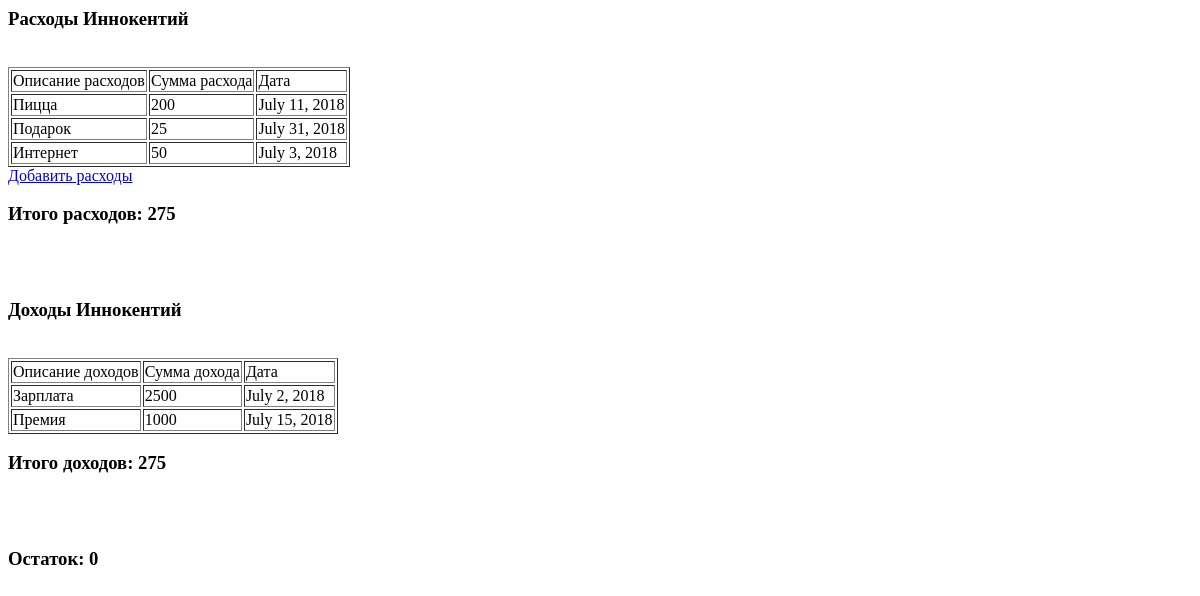
The app's page /person/1/, older data.
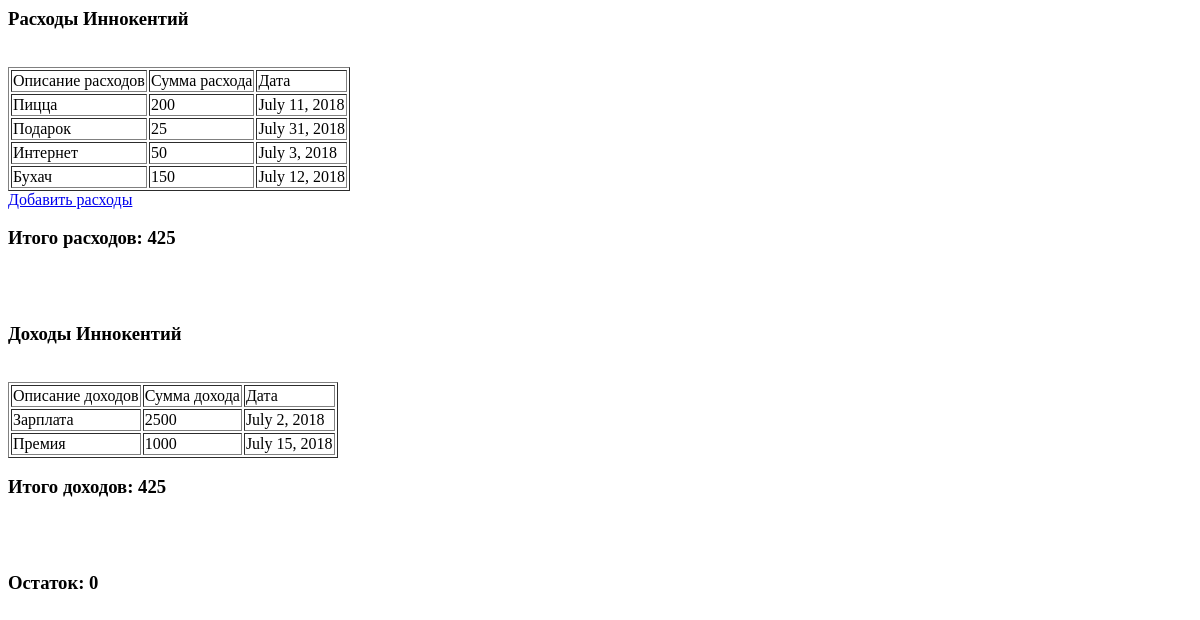
The same page, newer data.
### Main/models.py (models this page shows, shortened)
class Person (models.Model):
    class Meta:
        verbose_name = "Человек"
        verbose_name_plural = "Люди"
    name = models.CharField(max_length=250, verbose_name="Имя человека")

class ExpenseDetail (models.Model):
    class Meta:
        verbose_name = "Деталь"
        verbose_name_plural = "Детали"
    description = models.TextField(verbose_name="Описание расходов")
    amount = models.IntegerField(verbose_name="Сумма расходов")
    date = models.DateField(verbose_name="Дата расхода")
    person = models.ForeignKey(Person, related_name='exp_details',
                                on_delete=models.CASCADE, verbose_name="Люди")
    expense = models.ForeignKey(Expense, related_name='expenses',
                             on_delete=models.CASCADE, verbose_name="Категория")

class Income(models.Model):
    class Meta:
        verbose_name = "Доход"
        verbose_name_plural = "Доходы"
    name = models.CharField(max_length=250)
    amount = models.IntegerField(verbose_name="Сумма расходов")
    date = models.DateField(verbose_name="Дата расхода")
    person = models.ForeignKey(Person, related_name='people',
                               on_delete=models.CASCADE, verbose_name="Люди")

### Main/views.py (the view)
# urls.py: url(r'^person/(?P<person_id>\d+)/$', views.person, name = 'person'),
def person(request, person_id):
    a = ExpenseDetail.objects.filter(person=person_id).aggregate(Sum('amount'))
    b = ExpenseDetail.objects.filter(person=person_id).aggregate(Sum('amount'))
    c = int(b['amount__sum'])-int(a['amount__sum'])
    context = {'persons': ExpenseDetail.objects.filter(person=person_id).all(),
               'incomes': Income.objects.filter(person=person_id).all(),
               'names': Person.objects.filter(id=person_id).first(),
               'sum_exp': a,
               'sum_inc': b,
               'rest': c}
    return render(request, 'about_persons.html', context)

### templates/about_persons.html (shortened to what this page needs)
 <h3>Расходы {{ names.name }}</h3><br>
<table border="1">
            <tr>
                <td>Описание расходов</td>
                <td>Сумма расхода</td>
                <td>Дата</td>
            </tr>
            {% for person in persons %}
                <tr>
                    <td>{{ person.description }}</td>
                    <td>{{ person.amount }}</td>
                    <td>{{ person.date }}</td>
                </tr>
            {% endfor %}
    </table>
 <a href="{% url 'add' names.id %}" > Добавить расходы </a>
            <h3>Итого расходов: {{ sum_exp.amount__sum }}</h3><br>
            <h3>Доходы {{ names.name }}</h3><br>
<table border="1">
            <tr>
                <td>Описание доходов</td>
                <td>Сумма дохода</td>
                <td>Дата</td>
            </tr>
                {% for income in incomes %}
                <tr>
                    <td>{{ income.name }}</td>
                    <td>{{ income.amount }}</td>
                    <td>{{ income.date }}</td>
                </tr>
            {% endfor %}
        </table>
 <h3>Итого доходов: {{ sum_inc.amount__sum }}</h3><br>
<h3>Остаток: {{rest}}</h3><br>

Row changes from the older to the newer data that the page shows:
added ExpenseDetail: description "Бухач", amount "150", date "July 12, 2018"
Text that changed along with them:
{{ sum_exp.amount__sum }}: "275" → "425"
{{ sum_inc.amount__sum }}: "275" → "425"
